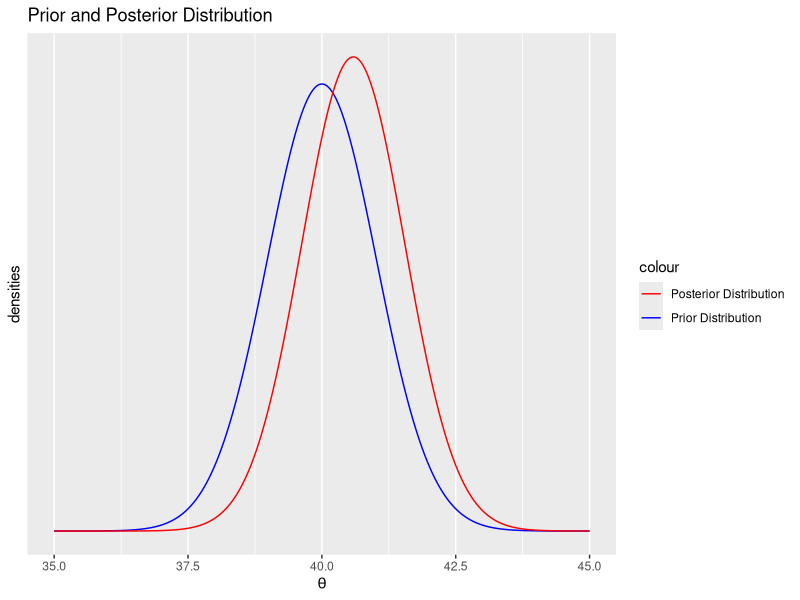

This figure's R source: (Note: this script raises an error after producing the figure.)
## ---- chunk 1
knitr::opts_chunk$set(echo = FALSE, message = FALSE, warning = FALSE)
# load libraries------------------------
library(knitr)
library(ggplot2)
library(tidyr)
library(gridExtra)
library(tidyverse)
library(dplyr)
library(kableExtra)

# function roundp is to round 
roundp <- function(x) {
  formatC(x, format="f", digits = 3)
    }

l <- function(x) {
  formatC(x, format="f", digits = 0)
}
## ---- chunk 2
# data 
snowfall <- c(38.6, 42.4, 57.5, 40.5, 51.7, 67.1, 33.4, 60.9, 64.1, 40.1, 40.7, 6.4)
# number of data 
n <- length(snowfall)
# sampling standard deviation of data
sigma <- 10 

# prior distribution 
# prior mean 
prior_mean <- 40 
# prior standard deviation 
prior_s <- (42 - 38) / (2* qnorm(.975))
# prior precission 
prior_precision <- 1 / (prior_s) ^ 2 

# posterior distribution 
# post precission 
post_precision <- prior_precision + (n / sigma ^ 2)
# posterior standard deviation 
post_s <- sqrt(1 / post_precision)
#posterior mean 
post_mean <- 
  (prior_precision / post_precision * prior_mean) +
  ((n / sigma ^ 2) / post_precision * mean(snowfall))
## ---- chunk 3
# plot posterior distribution 
ggplot(data = data.frame(x = c(35, 45)),
       aes(x)) +
  stat_function(
    mapping = aes(colour = "Prior Distribution"),
    fun = dnorm,
    n = 501,
    args = list(mean = prior_mean,
                sd = prior_s)
  ) +
  stat_function(
    mapping = aes(colour = "Posterior Distribution"),
    fun = dnorm,
    n = 501,
    args = list(mean = post_mean,
                sd = post_s)
  ) +
  scale_colour_manual(values = c("red", "blue")) +
  labs(x = expression(theta),
       y = "densities",
       title = "Prior and Posterior Distribution") +
  scale_y_continuous(breaks = NULL)
## ---- chunk 4
# 10% quantiles 
q_10 <- qnorm(0.1, mean = post_mean, sd = post_s)

# 90% quantiles 
q_90 <- qnorm(0.9, mean = post_mean, sd = post_s)
## ---- chunk 5
# expected value of g(mu) using monte carlo 
n <- 10 ^ 6 
g_theta <- log(rnorm(n,mean = post_mean, sd = post_s))
exp_g <- mean(g_theta)
## ---- chunk 6
n <- 50 
y <- c(30, 12, 6, 2)

## ---- chunk 7
bisection <- function(f, a, b, n = 1000, tol = 1e-7) {
  # If the signs of the function at the evaluated points, a and b, stop the function and return message.
  if (!(f(a) < 0) && (f(b) > 0)) {
    stop('signs of f(a) and f(b) differ')
  } else if ((f(a) > 0) && (f(b) < 0)) {
    stop('signs of f(a) and f(b) differ')
  }
  
  for (i in 1:n) {
    c <- (a + b) / 2 # Calculate midpoint
    
    # If the function equals 0 at the midpoint or the midpoint is below the desired tolerance, stop the 
    # function and return the root.
    if ((f(c) == 0) || ((b - a) / 2) < tol) {
      return(c)
    }
    
    # If another iteration is required, 
    # check the signs of the function at the points c and a and reassign
    # a or b accordingly as the midpoint to be used in the next iteration.
    ifelse(sign(f(c)) == sign(f(a)), 
           a <- c,
           b <- c)
  }
  # If the max number of iterations is reached and no root has been found, 
  # return message and end function.
  print('Too many iterations')
}
## ---- chunk 8
fun <- function(b) {
  lambda_0 <- 0.75
  a <- 100 * b ^ 2
  root <- pgamma(lambda_0, a, 1 / b, lower.tail = FALSE) - 0.5
  return(root)
}

b_priori <- bisection(fun, 0.1, 0.5)
a_priori <- 100 * b ^ 2
